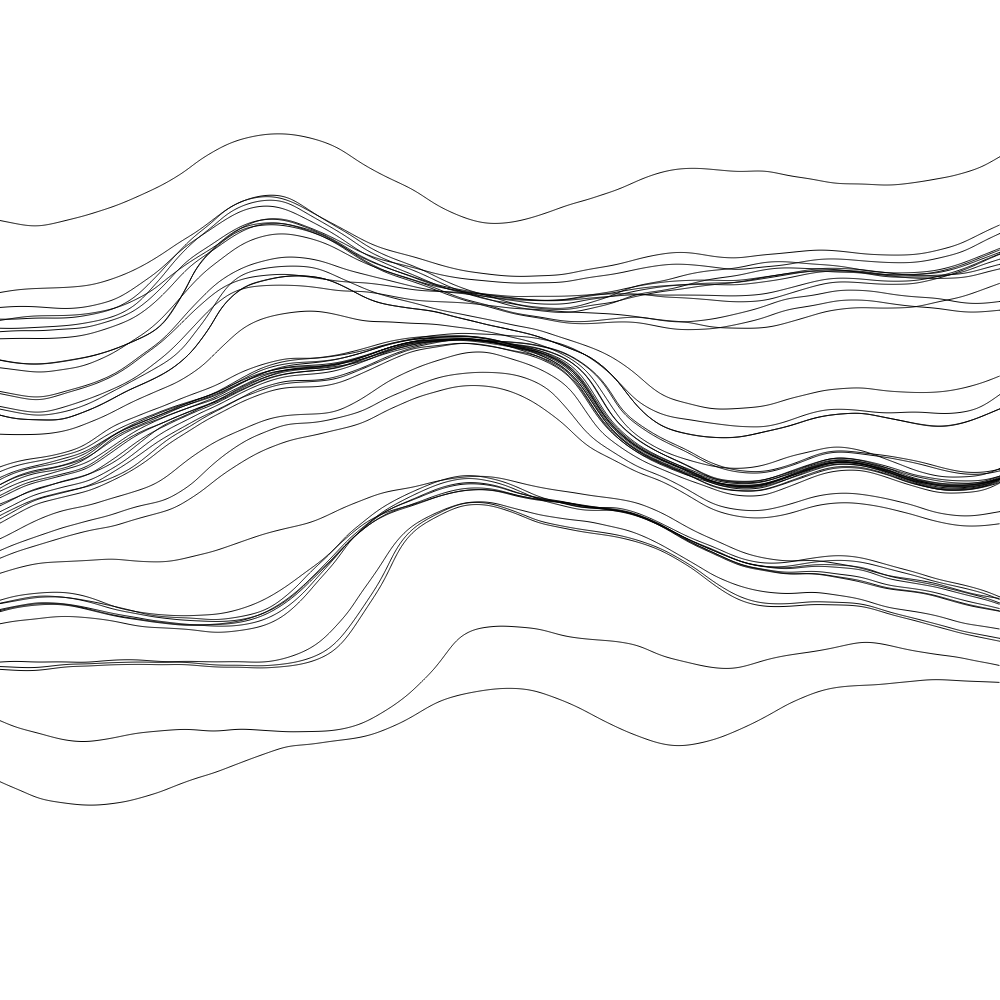
Frame 1 (no input)
Frame 60 (no input): identical to frame 1, image omitted
Frame 120 (the mouse pressed at the canvas centre since frame 60): identical to frame 1, image omitted

The p5.js sketch that drew this single still picture (run headless with seeded random() and noise() and a simulated clock; from frame 60 on, the mouse is pressed at the canvas centre):

// p5.js sketch
// ── sketch.js
const numLines = 50;
const noiseScale = .005;
function setup() {
  const seed = random(1e9);
  randomSeed(seed);
  noiseSeed(seed);
  console.log(seed);
  const minSide = min(innerWidth, innerHeight);
  createCanvas(minSide, minSide);
  noFill();
  for(let line =0;line<numLines;line++) {
    let y = randomGaussian(height/2,height/8);
    let x = 0;
    beginShape();
    while(x<width) {
      const a = (noise(line*noiseScale,x*noiseScale, y*noiseScale)*PI)-HALF_PI;
      vertex(x,y);
      x += cos(a);
      y += sin(a);
    }
    endShape();
  }
  //saveSVG("flow-field")
}

function draw() {
}
